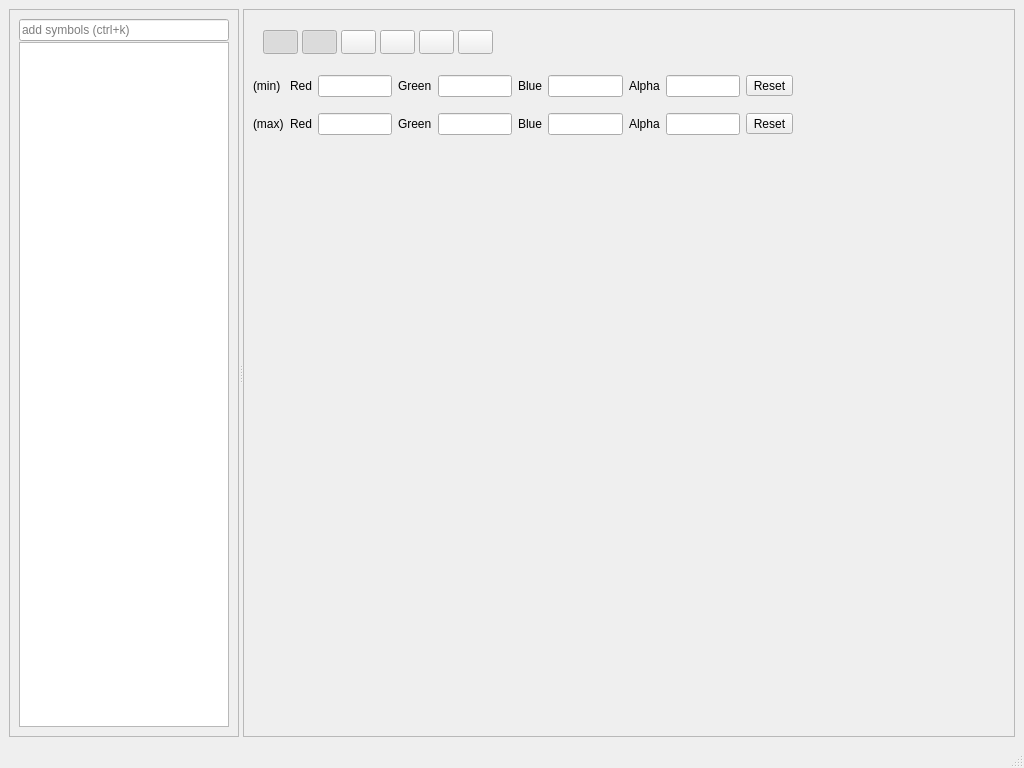
<?xml version="1.0" encoding="UTF-8"?>
<ui version="4.0">
 <class>MainWindowUi</class>
 <widget class="QMainWindow" name="MainWindowUi">
  <property name="geometry">
   <rect>
    <x>0</x>
    <y>0</y>
    <width>1024</width>
    <height>768</height>
   </rect>
  </property>
  <property name="windowTitle">
   <string>GDB ImageWatch</string>
  </property>
  <widget class="QWidget" name="centralwidget">
   <layout class="QHBoxLayout" name="horizontalLayout">
    <item>
     <widget class="QSplitter" name="splitter">
      <property name="enabled">
       <bool>true</bool>
      </property>
      <property name="orientation">
       <enum>Qt::Horizontal</enum>
      </property>
      <widget class="QFrame" name="frame">
       <property name="frameShape">
        <enum>QFrame::StyledPanel</enum>
       </property>
       <property name="frameShadow">
        <enum>QFrame::Raised</enum>
       </property>
       <layout class="QHBoxLayout" name="horizontalLayout_2">
        <item>
         <layout class="QVBoxLayout" name="verticalLayout_3" stretch="0,0">
          <property name="spacing">
           <number>1</number>
          </property>
          <item>
           <widget class="SymbolSearchInput" name="symbolList">
            <property name="minimumSize">
             <size>
              <width>210</width>
              <height>0</height>
             </size>
            </property>
            <property name="maximumSize">
             <size>
              <width>210</width>
              <height>16777215</height>
             </size>
            </property>
            <property name="statusTip">
             <string/>
            </property>
            <property name="accessibleDescription">
             <string/>
            </property>
            <property name="placeholderText">
             <string>add symbols (ctrl+k)</string>
            </property>
           </widget>
          </item>
          <item>
           <widget class="QListWidget" name="imageList">
            <property name="enabled">
             <bool>true</bool>
            </property>
            <property name="sizePolicy">
             <sizepolicy hsizetype="Fixed" vsizetype="Expanding">
              <horstretch>0</horstretch>
              <verstretch>0</verstretch>
             </sizepolicy>
            </property>
            <property name="minimumSize">
             <size>
              <width>210</width>
              <height>0</height>
             </size>
            </property>
            <property name="maximumSize">
             <size>
              <width>210</width>
              <height>16777215</height>
             </size>
            </property>
            <property name="styleSheet">
             <string notr="true">padding: 0px;</string>
            </property>
            <property name="horizontalScrollBarPolicy">
             <enum>Qt::ScrollBarAsNeeded</enum>
            </property>
            <property name="sizeAdjustPolicy">
             <enum>QAbstractScrollArea::AdjustIgnored</enum>
            </property>
            <property name="dragEnabled">
             <bool>false</bool>
            </property>
            <property name="dragDropOverwriteMode">
             <bool>true</bool>
            </property>
            <property name="dragDropMode">
             <enum>QAbstractItemView::DragDrop</enum>
            </property>
            <property name="iconSize">
             <size>
              <width>200</width>
              <height>200</height>
             </size>
            </property>
            <property name="resizeMode">
             <enum>QListView::Adjust</enum>
            </property>
            <property name="viewMode">
             <enum>QListView::IconMode</enum>
            </property>
           </widget>
          </item>
         </layout>
        </item>
       </layout>
      </widget>
      <widget class="QFrame" name="frame_2">
       <property name="sizePolicy">
        <sizepolicy hsizetype="Preferred" vsizetype="Preferred">
         <horstretch>1</horstretch>
         <verstretch>0</verstretch>
        </sizepolicy>
       </property>
       <property name="frameShape">
        <enum>QFrame::StyledPanel</enum>
       </property>
       <property name="frameShadow">
        <enum>QFrame::Raised</enum>
       </property>
       <layout class="QHBoxLayout" name="horizontalLayout_3">
        <item>
         <layout class="QVBoxLayout" name="rightPanelLayout">
          <item>
           <widget class="QWidget" name="toolbar" native="true">
            <property name="minimumSize">
             <size>
              <width>0</width>
              <height>40</height>
             </size>
            </property>
            <property name="maximumSize">
             <size>
              <width>16777215</width>
              <height>40</height>
             </size>
            </property>
            <property name="styleSheet">
             <string notr="true"/>
            </property>
            <widget class="QToolButton" name="acToggle">
             <property name="geometry">
              <rect>
               <x>49</x>
               <y>11</y>
               <width>35</width>
               <height>24</height>
              </rect>
             </property>
             <property name="toolTip">
              <string>Toggle Auto Contrast</string>
             </property>
             <property name="accessibleDescription">
              <string/>
             </property>
             <property name="icon">
              <iconset resource="../resources/resources.qrc">
               <normaloff>:/resources/icons/contrast.png</normaloff>:/resources/icons/contrast.png</iconset>
             </property>
             <property name="checkable">
              <bool>true</bool>
             </property>
             <property name="checked">
              <bool>true</bool>
             </property>
            </widget>
            <widget class="QToolButton" name="acEdit">
             <property name="geometry">
              <rect>
               <x>10</x>
               <y>11</y>
               <width>35</width>
               <height>24</height>
              </rect>
             </property>
             <property name="sizePolicy">
              <sizepolicy hsizetype="Fixed" vsizetype="Fixed">
               <horstretch>0</horstretch>
               <verstretch>0</verstretch>
              </sizepolicy>
             </property>
             <property name="toolTip">
              <string>Toggle min and max intensity editor</string>
             </property>
             <property name="icon">
              <iconset resource="../resources/resources.qrc">
               <normaloff>:/resources/icons/arrow-down-b.png</normaloff>:/resources/icons/arrow-down-b.png</iconset>
             </property>
             <property name="checkable">
              <bool>true</bool>
             </property>
             <property name="checked">
              <bool>true</bool>
             </property>
            </widget>
            <widget class="QToolButton" name="reposition_buffer">
             <property name="geometry">
              <rect>
               <x>88</x>
               <y>11</y>
               <width>35</width>
               <height>24</height>
              </rect>
             </property>
             <property name="toolTip">
              <string extracomment="Reposition buffer on center">Reposition buffer to fit window</string>
             </property>
             <property name="text">
              <string/>
             </property>
             <property name="icon">
              <iconset resource="../resources/resources.qrc">
               <normaloff>:/resources/icons/arrow-shrink.png</normaloff>:/resources/icons/arrow-shrink.png</iconset>
             </property>
            </widget>
            <widget class="QToolButton" name="linkViewsToggle">
             <property name="geometry">
              <rect>
               <x>127</x>
               <y>11</y>
               <width>35</width>
               <height>24</height>
              </rect>
             </property>
             <property name="toolTip">
              <string>Move all buffers simultaneously</string>
             </property>
             <property name="icon">
              <iconset resource="../resources/resources.qrc">
               <normaloff>:/resources/icons/link.png</normaloff>:/resources/icons/link.png</iconset>
             </property>
             <property name="checkable">
              <bool>true</bool>
             </property>
            </widget>
            <widget class="QToolButton" name="rotate_90_cw">
             <property name="geometry">
              <rect>
               <x>166</x>
               <y>11</y>
               <width>35</width>
               <height>24</height>
              </rect>
             </property>
             <property name="toolTip">
              <string>Rotate 90° clockwise</string>
             </property>
             <property name="icon">
              <iconset resource="../resources/resources.qrc">
               <normaloff>:/resources/icons/rotate-cw.png</normaloff>:/resources/icons/rotate-cw.png</iconset>
             </property>
            </widget>
            <widget class="QToolButton" name="rotate_90_ccw">
             <property name="geometry">
              <rect>
               <x>205</x>
               <y>11</y>
               <width>35</width>
               <height>24</height>
              </rect>
             </property>
             <property name="toolTip">
              <string>Rotate 90° counterclockwise</string>
             </property>
             <property name="icon">
              <iconset resource="../resources/resources.qrc">
               <normaloff>:/resources/icons/rotate-ccw.png</normaloff>:/resources/icons/rotate-ccw.png</iconset>
             </property>
            </widget>
           </widget>
          </item>
          <item>
           <widget class="QWidget" name="minMaxEditor" native="true">
            <property name="enabled">
             <bool>true</bool>
            </property>
            <property name="minimumSize">
             <size>
              <width>0</width>
              <height>85</height>
             </size>
            </property>
            <property name="maximumSize">
             <size>
              <width>16777215</width>
              <height>85</height>
             </size>
            </property>
            <property name="styleSheet">
             <string notr="true"/>
            </property>
            <widget class="QWidget" name="layoutWidget">
             <property name="geometry">
              <rect>
               <x>0</x>
               <y>0</y>
               <width>540</width>
               <height>81</height>
              </rect>
             </property>
             <layout class="QGridLayout" name="gridLayout">
              <item row="0" column="0">
               <widget class="QLabel" name="label_min">
                <property name="styleSheet">
                 <string notr="true"/>
                </property>
                <property name="text">
                 <string>(min)</string>
                </property>
               </widget>
              </item>
              <item row="0" column="1">
               <widget class="QLabel" name="label_red_min">
                <property name="styleSheet">
                 <string notr="true"/>
                </property>
                <property name="text">
                 <string>Red</string>
                </property>
               </widget>
              </item>
              <item row="0" column="2">
               <widget class="QLineEdit" name="ac_red_min">
                <property name="styleSheet">
                 <string notr="true"/>
                </property>
               </widget>
              </item>
              <item row="0" column="3">
               <widget class="QLabel" name="label_green_min">
                <property name="styleSheet">
                 <string notr="true"/>
                </property>
                <property name="text">
                 <string>Green</string>
                </property>
               </widget>
              </item>
              <item row="0" column="4">
               <widget class="QLineEdit" name="ac_green_min">
                <property name="styleSheet">
                 <string notr="true"/>
                </property>
               </widget>
              </item>
              <item row="0" column="5">
               <widget class="QLabel" name="label_blue_min">
                <property name="styleSheet">
                 <string notr="true"/>
                </property>
                <property name="text">
                 <string>Blue</string>
                </property>
               </widget>
              </item>
              <item row="0" column="6">
               <widget class="QLineEdit" name="ac_blue_min">
                <property name="styleSheet">
                 <string notr="true"/>
                </property>
               </widget>
              </item>
              <item row="1" column="0">
               <widget class="QLabel" name="label_max">
                <property name="styleSheet">
                 <string notr="true"/>
                </property>
                <property name="text">
                 <string>(max)</string>
                </property>
               </widget>
              </item>
              <item row="1" column="1">
               <widget class="QLabel" name="label_red_max">
                <property name="styleSheet">
                 <string notr="true"/>
                </property>
                <property name="text">
                 <string>Red</string>
                </property>
               </widget>
              </item>
              <item row="1" column="2">
               <widget class="QLineEdit" name="ac_red_max">
                <property name="styleSheet">
                 <string notr="true"/>
                </property>
               </widget>
              </item>
              <item row="1" column="3">
               <widget class="QLabel" name="label_green_max">
                <property name="styleSheet">
                 <string notr="true"/>
                </property>
                <property name="text">
                 <string>Green</string>
                </property>
               </widget>
              </item>
              <item row="1" column="6">
               <widget class="QLineEdit" name="ac_blue_max">
                <property name="styleSheet">
                 <string notr="true"/>
                </property>
               </widget>
              </item>
              <item row="1" column="4">
               <widget class="QLineEdit" name="ac_green_max">
                <property name="styleSheet">
                 <string notr="true"/>
                </property>
               </widget>
              </item>
              <item row="1" column="5">
               <widget class="QLabel" name="label_blue_max">
                <property name="styleSheet">
                 <string notr="true"/>
                </property>
                <property name="text">
                 <string>Blue</string>
                </property>
               </widget>
              </item>
              <item row="0" column="9">
               <widget class="QToolButton" name="ac_reset_min">
                <property name="text">
                 <string>Reset</string>
                </property>
               </widget>
              </item>
              <item row="1" column="9">
               <widget class="QToolButton" name="ac_reset_max">
                <property name="text">
                 <string>Reset</string>
                </property>
               </widget>
              </item>
              <item row="1" column="7">
               <widget class="QLabel" name="label_alpha_max">
                <property name="text">
                 <string>Alpha</string>
                </property>
               </widget>
              </item>
              <item row="0" column="7">
               <widget class="QLabel" name="label_alpha_min">
                <property name="text">
                 <string>Alpha</string>
                </property>
               </widget>
              </item>
              <item row="0" column="8">
               <widget class="QLineEdit" name="ac_alpha_min"/>
              </item>
              <item row="1" column="8">
               <widget class="QLineEdit" name="ac_alpha_max"/>
              </item>
             </layout>
            </widget>
           </widget>
          </item>
          <item>
           <widget class="GLCanvas" name="bufferPreview" native="true">
            <property name="mouseTracking">
             <bool>true</bool>
            </property>
           </widget>
          </item>
         </layout>
        </item>
       </layout>
      </widget>
     </widget>
    </item>
   </layout>
  </widget>
  <widget class="QMenuBar" name="menubar">
   <property name="geometry">
    <rect>
     <x>0</x>
     <y>0</y>
     <width>1024</width>
     <height>25</height>
    </rect>
   </property>
  </widget>
  <widget class="QStatusBar" name="statusbar"/>
 </widget>
 <customwidgets>
  <customwidget>
   <class>GLCanvas</class>
   <extends>QWidget</extends>
   <header location="global">src/ui/gl_canvas.h</header>
   <container>1</container>
  </customwidget>
  <customwidget>
   <class>SymbolSearchInput</class>
   <extends>QLineEdit</extends>
   <header>src/ui/symbol_search_input.h</header>
  </customwidget>
 </customwidgets>
 <resources>
  <include location="../resources/resources.qrc"/>
 </resources>
 <connections>
  <connection>
   <sender>acEdit</sender>
   <signal>toggled(bool)</signal>
   <receiver>minMaxEditor</receiver>
   <slot>setVisible(bool)</slot>
   <hints>
    <hint type="sourcelabel">
     <x>278</x>
     <y>68</y>
    </hint>
    <hint type="destinationlabel">
     <x>507</x>
     <y>135</y>
    </hint>
   </hints>
  </connection>
 </connections>
 <slots>
  <slot>slot1()</slot>
 </slots>
</ui>
